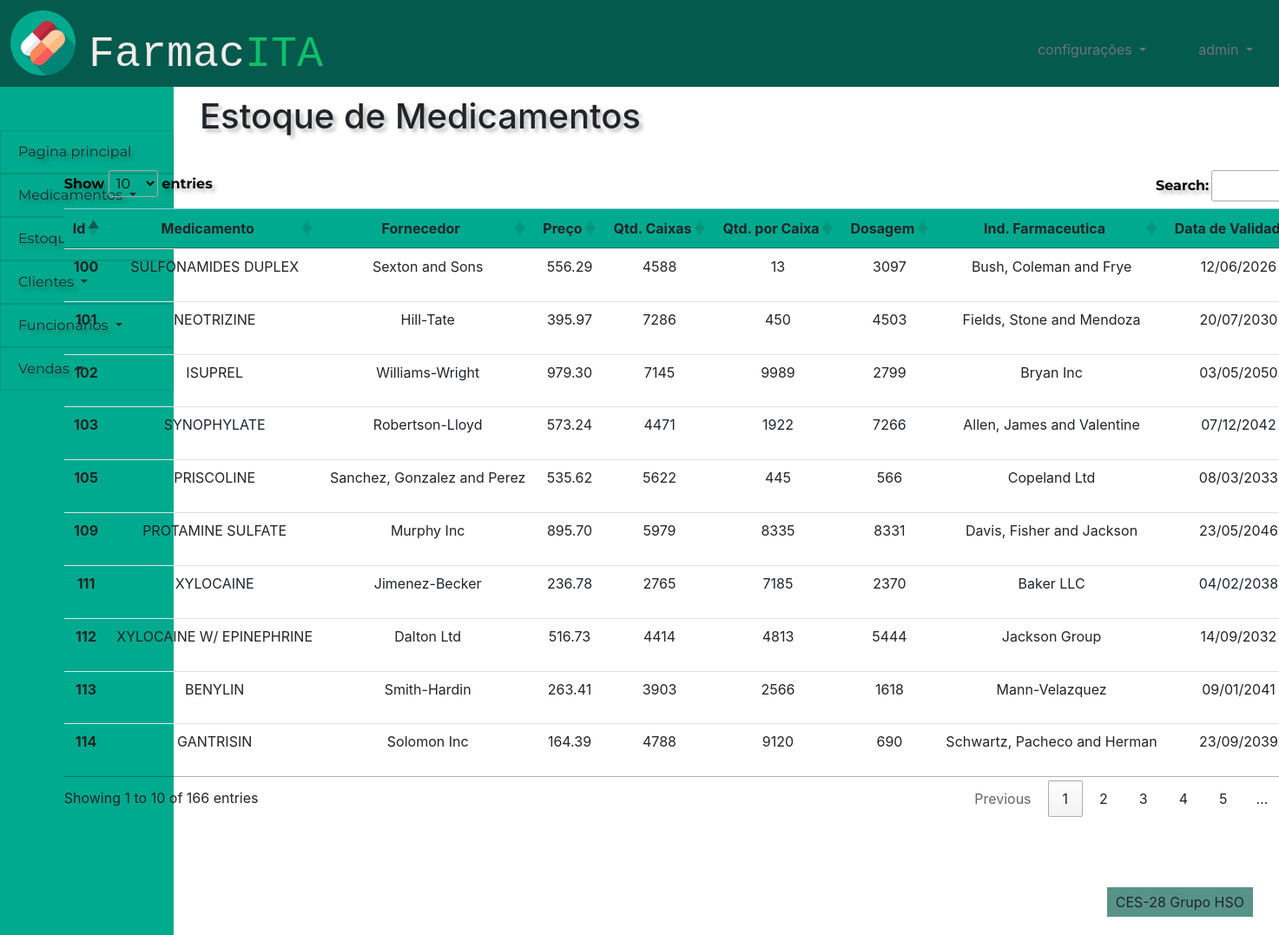
Screenshot of /controle_estoque/editar_lote (signed in) with the database file from the repository.
### controle_estoque/models.py (models this page shows)
class lote_medicamento(models.Model):
    id_lote_medicamento = models.AutoField(primary_key=True)
    id_medicamento = models.ForeignKey(medicamento,on_delete=models.PROTECT)
    id_fornecedor = models.ForeignKey(fornecedor,on_delete=models.PROTECT)
    preco = models.DecimalField(max_digits=40,decimal_places=2)
    quantidade_de_caixas = models.CharField(max_length=100)
    quantidade_por_caixa = models.CharField(max_length=100)
    dosagem = models.CharField(max_length=100)
    data_de_validade = models.DateField(auto_now=False,auto_now_add=False,null=False)
    industria_farmaceutica = models.CharField(max_length=100)
    excluido = models.BooleanField(default=False)
    class Meta:
        db_table = 'lote_medicamento'

### cadastro_medicamentos/models.py (models this page shows, shortened)
class medicamento(models.Model):
    id_medicamento = models.AutoField(primary_key=True)
    nome_medicamento = models.CharField(max_length=100)
    classificacao = models.CharField(max_length=100, default='Sem tarja')
    principio_ativo = models.ManyToManyField(principio_ativo2, through='rel_medicamento_principio_ativo2')
    excluido = models.BooleanField(default=False)

### pessoas/models.py (models this page shows)
class fornecedor(models.Model):
    id_fornecedor = models.AutoField(primary_key=True)
    nome_fornecedor = models.CharField(max_length=100)
    cnpj = models.CharField(max_length=18)
    telefone = models.CharField(max_length=15)
    ativo = models.BooleanField(default=True)

### controle_estoque/views.py (the view)
# urls.py: path('editar_lote',views.editar_lote, name = 'editar_lote')
def editar_lote(request):
    check, retorno = checar_cargo(request)
    if check:
        return retorno
    cargo = funcionario.objects.get(user=request.user).cargo
    if request.user.is_authenticated:
        lista = lote_medicamento.objects.filter(excluido=False).order_by('data_de_validade')
        busca = request.GET.get('buscalote')
        if busca:
            lista = lote_medicamento.objects.filter(excluido=False,id_medicamento__in=medicamento.objects.filter(excluido=False,nome_medicamento__icontains = busca)).order_by('data_de_validade')
        delete = request.GET.get('delete')
        if delete:
            teste = lote_medicamento.objects.filter(excluido=False,id_lote_medicamento = delete)
            teste.update(excluido= True)
        return render(request,'estoque/pagina_edicao_lote.html',{'lista':lista,'cargo':cargo})
    else:
        return failed_login(request)

### controle_estoque/views.py (called while the page is built)
def checar_cargo(request):
    user = request.user
    if user.is_anonymous:
        return True, redirect('/')
    else:
        cargo = funcionario.objects.get(user=request.user).cargo
        if cargo == 'Caixa':
            return True, render(request,'sem_permissao.html',{'cargo':cargo})
    return False, False

### frontend/estoque/pagina_edicao_lote.html (shortened to what this page needs)
{% extends 'template/padrao.html' %}
{% load static %}
{%block titulo-conteudo %}
Estoque de Medicamentos
{% endblock %}
{% block content %}
<div class="tabela">
    <div style="display:flex;justify-content:center;align-items:center;">
    <table id="lotes" class="table table-hover">
        <thead class="table-info">
            <tr>
                <th scope="col">Id</th>
                <th scope="col">Medicamento</th>
                <th scope="col">Fornecedor</th>
                <th scope="col">Preço</th>
                <th scope="col">Qtd. Caixas</th>
                <th scope="col">Qtd. por Caixa</th>
                <th scope="col">Dosagem</th>
                <th scope="col">Ind. Farmaceutica</th>
                <th scope="col">Data de Validade</th>
            </tr>
        </thead>
        <tbody>
        {% for i in lista %}
        {% if not i.excluido %}
            <tr class={{i.id_lote_medicamento}}>
                <th scope="row">{{i.id_lote_medicamento}}</th>
                <td class = "nome_medicamento">{{i.id_medicamento.nome_medicamento}}</td>
                <td class = "nome_fornecedor">{{i.id_fornecedor.nome_fornecedor}}</td>
                <td class = "preco">{{i.preco}}</td>
                <td class = "qtd_caixas">{{i.quantidade_de_caixas}}</td>
                <td class = "qtd_caixas">{{i.quantidade_por_caixa}}</td>
                <td class = "qtd_caixas">{{i.dosagem}}</td>
                <td class = "qtd_caixas">{{i.industria_farmaceutica}}</td>
                <td class = "qtd_caixas" data-sort='{{i.data_de_validade|date:"U"}}'>{{i.data_de_validade}}</td>
            </tr>
        {% endif %}
        {% endfor %}
    </tbody>
    </table>
    </div>
</div>
</div>
<link rel="stylesheet" href="https://cdn.datatables.net/1.10.24/css/jquery.dataTables.min.css">
{% endblock %}

### frontend/template/padrao.html (shortened to what this page needs)
{% load static %}
<!DOCTYPE html>
<html lang="en">
<head>
    <link href="{% static 'bootstrap-4.5.3-dist/css/bootstrap.css' %}" rel="stylesheet">
    <link href="{% static '_css/style.css' %}" rel="stylesheet">
</head>
<body>
    <div id="header">
        <div class="icone" >
            <img  src = "{% static '/images/capsules.png' %}" alt="Teste" height="75">
        </div>
        <div class="row">
            <div class="text-left titulo">
                <p class="logo">Farmac<span class="logo-span">ITA</span></p>
            </div>
        </div>
        <div class="row">
            <div  class = "col">
                <div class="usuario dropdown text-right float-right">
                    <a class="dropdown-toggle text-secondary" href="#" role="button" id="dropdownusuario" data-toggle="dropdown"
                        aria-haspopup="true" aria-expanded="false">
                        {{user}}
                    </a>
                </div>
                <div class="usuario dropdown text-right float-right">
                    <a class="dropdown-toggle text-secondary" href="#" role="button" id="dropdownusuario" data-toggle="dropdown"
                        aria-haspopup="true" aria-expanded="false">
                        configurações
                    </a>
                </div>
            </div>
        </div>
    </div>
    <nav class="list-group-item-info" id="menu">
        <div class="dropdown">
            <a class="list-group-item list-group-item-action list-group-item-info dropdown-item"
            role="button" id="dropdownprincipal"  aria-expanded="false" href="/pessoas/pagina_principal" >
                 Pagina principal
            </a>
        </div>
        <div class="dropdown">
            <a class="list-group-item list-group-item-action list-group-item-info dropdown-toggle" href="#"
                role="button" id="dropdownmedicamentos" data-toggle="dropdown" aria-haspopup="true" aria-expanded="false">
                Medicamentos
            </a>
        </div>
        <div class="dropdown">
            <a class="list-group-item list-group-item-action list-group-item-info dropdown-toggle" href="#"
                role="button" id="dropdownestoque" data-toggle="dropdown" aria-haspopup="true" aria-expanded="false">
                Estoque
            </a>
        </div>
        <div class="dropdown">
            <a class="list-group-item list-group-item-action list-group-item-info dropdown-toggle" href="#"
                role="button" id="dropdownclientes" data-toggle="dropdown" aria-haspopup="true" aria-expanded="false">
                Clientes
            </a>
        </div>
        <div class="dropdown">
            <a class="list-group-item list-group-item-action list-group-item-info dropdown-toggle" href="#"
                role="button" id="dropdownfuncionarios" data-toggle="dropdown" aria-haspopup="true" aria-expanded="false">
                Funcionários
            </a>
        </div>
        <div class="dropdown">
            <a class="list-group-item list-group-item-action list-group-item-info dropdown-toggle" href="#"
                role="button" id="dropdownvendas" data-toggle="dropdown" aria-haspopup="true" aria-expanded="false">
                Vendas
            </a>
        </div>
    </nav>
    <div id="content">
        <div class="titulo_pagina">
            <h1 class="h1">
                {% block titulo-conteudo %}
                {% endblock %}
            </h1>
        </div>
        <div>
        {% block content %}
        {% endblock %}
        </div>
    <div id="footer">
        <p class="rodape-texto align-text-bottom">CES-28 Grupo HSO</p>
    </div>
</body>
</html>

### static/_css/style.css (style rules this page uses)
:root { --bdazzled-blue: #3d5a80ff; --pale-cerulean: #98c1d9ff; --light-cyan: rgb(240, 254, 255); --burnt-sienna: #6BA368; --gunmetal: #515B3A; --header-height:100px; --menu-width:200px; --footer-height:100px; --form-width:400px; --table-width: 1000px; }
.logo { font-size: 50px; font-family: monospace; color: rgb(241, 235, 235); }
.logo-span { color: #11BE6B ; }
.tabela { width: var(--table-width); padding: 20px; margin: 0 auto; }
body { display: grid; grid-template-columns: var(--menu-width) 1fr; grid-template-rows: var(--header-height) 1fr var(--footer-height); grid-template-areas: " cabeca cabeca" " links conteudo" " links rodape" ; height: 100vh; }
.usuario { padding: 45px 30px; color: white; }
.titulo { padding: 25px 30px ; }
div#header { display:grid; grid-template-columns: 0.10fr 1fr 1fr; grid-area: cabeca; background-color: #045A4C }
nav#menu { background-color: #00AA8E; padding-top: 50px; grid-area: links ; }
div#content { grid-area: conteudo; }
div#footer { padding-top: 45px ; text-align: center; grid-area: rodape; background-color: rgba(218, 203, 203, 0); }
.rodape-texto { float:right; width: auto; margin-right: 30px; padding: 5px 10px ; background-color: #579389; }
.titulo_pagina { padding: 10px 30px; }
.icone { padding-left: 12px ; padding-top: 12px ; }
.list-group-item-info { background-color: #00AA8E; }
.list-group-item { font-family: Montserrat; color: rgb(41, 40, 51); text-shadow: 4px 4px 4px rgba(0, 0, 0, 0.25); }
.h1 { text-shadow: 4px 4px 4px rgba(0, 0, 0, 0.25); }
.table-info { background-color: #00AA8E; }

### frontend/estoque/pagina_edicao_lote.html (style rules this page uses)
th, td { white-space: nowrap; }

### rows the page displays
lote_medicamento: id_lote_medicamento "100", id_medicamento.nome_medicamento "SULFONAMIDES DUPLEX", id_fornecedor.nome_fornecedor "Sexton and Sons", preco "556.29", quantidade_de_caixas "4588", quantidade_por_caixa "13", dosagem "3097", industria_farmaceutica "Bush, Coleman and Frye", data_de_validade "12/06/2026"
lote_medicamento: id_lote_medicamento "101", id_medicamento.nome_medicamento "NEOTRIZINE", id_fornecedor.nome_fornecedor "Hill-Tate", preco "395.97", quantidade_de_caixas "7286", quantidade_por_caixa "450", dosagem "4503", industria_farmaceutica "Fields, Stone and Mendoza", data_de_validade "20/07/2030"
lote_medicamento: id_lote_medicamento "112", id_medicamento.nome_medicamento "XYLOCAINE W/ EPINEPHRINE", id_fornecedor.nome_fornecedor "Dalton Ltd", preco "516.73", quantidade_de_caixas "4414", quantidade_por_caixa "4813", dosagem "5444", industria_farmaceutica "Jackson Group", data_de_validade "14/09/2032"
lote_medicamento: id_lote_medicamento "105", id_medicamento.nome_medicamento "PRISCOLINE", id_fornecedor.nome_fornecedor "Sanchez, Gonzalez and Perez", preco "535.62", quantidade_de_caixas "5622", quantidade_por_caixa "445", dosagem "566", industria_farmaceutica "Copeland Ltd", data_de_validade "08/03/2033"
lote_medicamento: id_lote_medicamento "111", id_medicamento.nome_medicamento "XYLOCAINE", id_fornecedor.nome_fornecedor "Jimenez-Becker", preco "236.78", quantidade_de_caixas "2765", quantidade_por_caixa "7185", dosagem "2370", industria_farmaceutica "Baker LLC", data_de_validade "04/02/2038"
lote_medicamento: id_lote_medicamento "114", id_medicamento.nome_medicamento "GANTRISIN", id_fornecedor.nome_fornecedor "Solomon Inc", preco "164.39", quantidade_de_caixas "4788", quantidade_por_caixa "9120", dosagem "690", industria_farmaceutica "Schwartz, Pacheco and Herman", data_de_validade "23/09/2039"
lote_medicamento: id_lote_medicamento "113", id_medicamento.nome_medicamento "BENYLIN", id_fornecedor.nome_fornecedor "Smith-Hardin", preco "263.41", quantidade_de_caixas "3903", quantidade_por_caixa "2566", dosagem "1618", industria_farmaceutica "Mann-Velazquez", data_de_validade "09/01/2041"
lote_medicamento: id_lote_medicamento "103", id_medicamento.nome_medicamento "SYNOPHYLATE", id_fornecedor.nome_fornecedor "Robertson-Lloyd", preco "573.24", quantidade_de_caixas "4471", quantidade_por_caixa "1922", dosagem "7266", industria_farmaceutica "Allen, James and Valentine", data_de_validade "07/12/2042"
lote_medicamento: id_lote_medicamento "109", id_medicamento.nome_medicamento "PROTAMINE SULFATE", id_fornecedor.nome_fornecedor "Murphy Inc", preco "895.70", quantidade_de_caixas "5979", quantidade_por_caixa "8335", dosagem "8331", industria_farmaceutica "Davis, Fisher and Jackson", data_de_validade "23/05/2046"
lote_medicamento: id_lote_medicamento "102", id_medicamento.nome_medicamento "ISUPREL", id_fornecedor.nome_fornecedor "Williams-Wright", preco "979.30", quantidade_de_caixas "7145", quantidade_por_caixa "9989", dosagem "2799", industria_farmaceutica "Bryan Inc", data_de_validade "03/05/2050"

### other values shown
{{ user }} "admin"
